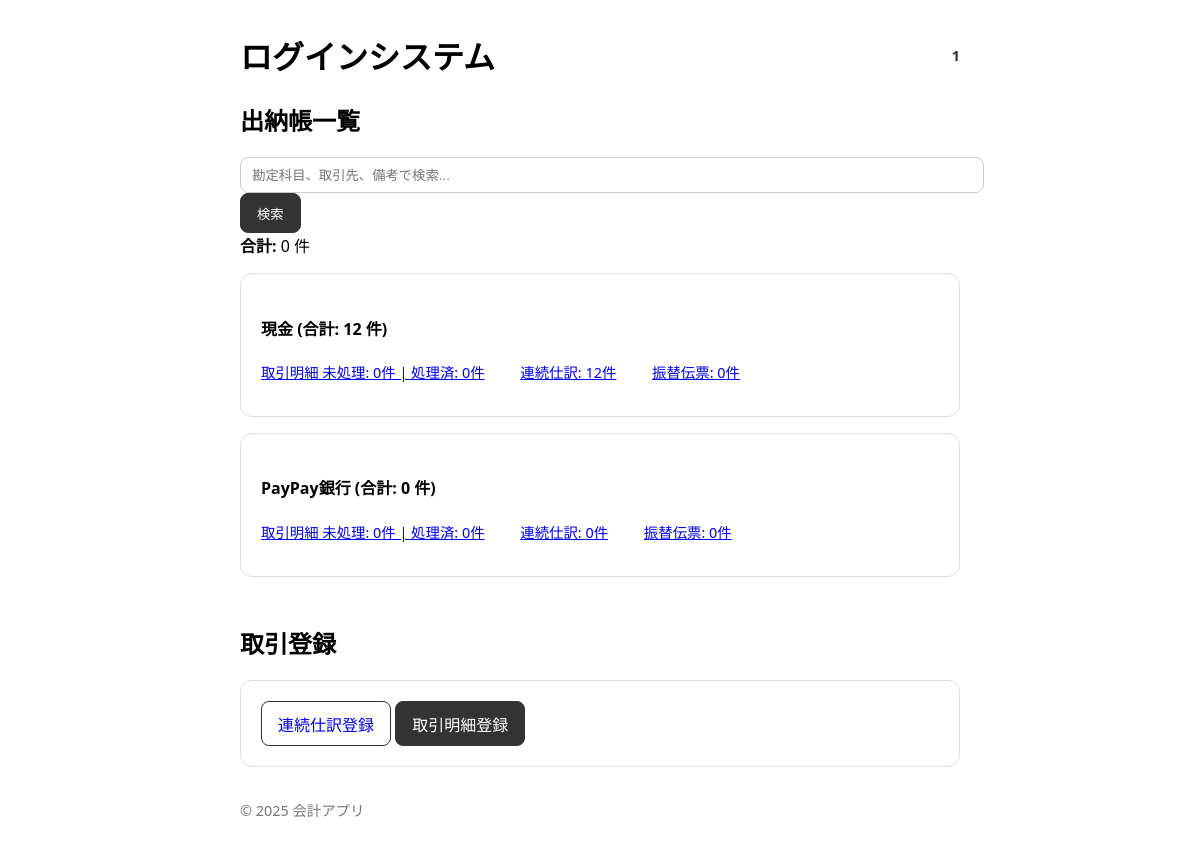
The app's page /accounting/cash-books (signed in) with its own data.
### models.py (models this page shows, shortened)
class Base(declarative_base()):
    __abstract__ = True
    pass

class Account(Base):
    __tablename__ = 'accounts'
    id = Column(Integer, primary_key=True)
    organization_id = Column(Integer, ForeignKey('organizations.id'), nullable=False)
    account_name = Column(String(255), nullable=False)
    account_type = Column(String(50), nullable=False)
    display_name = Column(String(255))
    bank_name = Column(String(255))
    branch_name = Column(String(255))
    account_number = Column(String(50))
    account_item_id = Column(Integer, ForeignKey('account_items.id'))
    memo = Column(Text)
    is_visible_in_list = Column(Boolean, default=True, nullable=False)

### blueprints/cash_books.py (the view, shortened to what this page needs)
@bp.route('/cash-books', methods=['GET'])
def cash_books_list():
    db = SessionLocal()
    try:
        accounts = db.query(Account).filter(
            Account.is_visible_in_list.is_(True)
        ).order_by(Account.id.asc()).all()
        grouped_cash_books = {}
        search_query = request.args.get('search', '', type=str)
        account_stats = {}
        for account in accounts:
            query = db.query(CashBook).filter(
                CashBook.organization_id == account.organization_id,
                CashBook.payment_account == account.account_name,
            )
            items = query.order_by(CashBook.transaction_date.desc()).all()
            grouped_cash_books[account.account_name] = items
            from sqlalchemy import func
            account_item_ids = []
            if account.account_item_id:
                account_item_ids.append(account.account_item_id)
            else:
                if account.account_name == '現金':
                    account_item_ids.append(1)  # 現金
                elif account.account_name in ['三井住友銀行', '三菱ＵＦＪ銀行']:
                    account_item_ids.append(2)  # 普通預金 など、必要に応じて調整
            batch_count = db.query(func.count(func.distinct(GeneralLedger.source_id))).filter(
                GeneralLedger.organization_id == account.organization_id,
                GeneralLedger.source_type.in_(['batch_entry', 'batch_entry_net', 'batch_entry_tax']),
                ((GeneralLedger.debit_account_item_id.in_(account_item_ids)) |
                 (GeneralLedger.credit_account_item_id.in_(account_item_ids)))
            ).scalar() or 0 if account_item_ids else 0
            transaction_ids = db.query(func.distinct(GeneralLedger.source_id)).filter(
                GeneralLedger.organization_id == account.organization_id,
                GeneralLedger.source_type == 'imported_transaction',
                ((GeneralLedger.debit_account_item_id.in_(account_item_ids)) |
                 (GeneralLedger.credit_account_item_id.in_(account_item_ids)))
            ).all() if account_item_ids else []
            transaction_ids = [t[0] for t in transaction_ids if t[0] is not None]
            transaction_unprocessed_count = db.query(func.count(ImportedTransaction.id)).filter(
                ImportedTransaction.id.in_(transaction_ids),
                ImportedTransaction.status == 0
            ).scalar() or 0 if transaction_ids else 0
            transaction_processed_count = db.query(func.count(ImportedTransaction.id)).filter(
                ImportedTransaction.id.in_(transaction_ids),
                ImportedTransaction.status == 1
            ).scalar() or 0 if transaction_ids else 0
            journal_count = db.query(func.count(func.distinct(GeneralLedger.source_id))).filter(
                GeneralLedger.organization_id == account.organization_id,
                GeneralLedger.source_type == 'journal_entry',
                ((GeneralLedger.debit_account_item_id.in_(account_item_ids)) |
                 (GeneralLedger.credit_account_item_id.in_(account_item_ids)))
            ).scalar() or 0 if account_item_ids else 0
            account_stats[account.account_name] = {
                'batch': batch_count,
                'transaction_unprocessed': transaction_unprocessed_count,
                'transaction_processed': transaction_processed_count,
                'journal': journal_count,
            }
        return render_template(
            'cash_books/list.html',
            accounts=accounts,
            grouped_cash_books=grouped_cash_books,
            account_stats=account_stats,
            search_query=search_query
        )
    finally:
        db.close()

### templates/cash_books/list.html (shortened to what this page needs)
{% extends "base.html" %}
{% block content %}
<h2>出納帳一覧</h2>
<div class="search-form">
    <form method="GET" action="{{ url_for('cash_books.cash_books_list') }}">
        <input type="text" name="search" placeholder="勘定科目、取引先、備考で検索..." value="{{ search_query }}">
        <button type="submit" class="btn btn-primary">検索</button>
    </form>
</div>
{% set total_transactions = 0 %}
{% for account_name, items in grouped_cash_books.items() %}
    {% set total_transactions = total_transactions + items|length %}
{% endfor %}
<div class="stats">
    <strong>合計:</strong> {{ total_transactions }} 件
</div>
{% for account in accounts %}
    {% if account.is_visible_in_list %}
    {% set account_items = grouped_cash_books.get(account.account_name, []) %}
    {% set stats = account_stats.get(account.account_name, {'batch': 0, 'transaction_unprocessed': 0, 'transaction_processed': 0, 'journal': 0}) %}
    {% set total_count = stats.batch + stats.transaction_unprocessed + stats.transaction_processed + stats.journal %}
    <div class="card mb-3">
        <div class="card-body">
            <h4 class="mb-2">{{ account.account_name }} (合計: {{ total_count }} 件)</h4>
            <p class="text-muted mb-0" style="font-size: 0.9rem;">
                <a href="{{ url_for('transactions.imported_transactions_list', account_item_id=account.account_item_id) }}" class="text-decoration-none">取引明細 未処理: {{ stats.transaction_unprocessed }}件 | 処理済: {{ stats.transaction_processed }}件</a>
                <a href="{{ url_for('cash_books.batch_create_cash_books_page', account_item_id=account.account_item_id) }}" class="text-decoration-none">連続仕訳: {{ stats.batch }}件</a>
                <a href="{{ url_for('journal_entries.journal_entries_list', account_item_id=account.account_item_id) }}" class="text-decoration-none">振替伝票: {{ stats.journal }}件</a>
            </p>
        </div>
    </div>
    {% endif %}
{% endfor %}
<h2 class="h4 mt-5 mb-3" style="margin-top: 3rem !important;">取引登録</h2>
<div class="card p-3">
    <a href="{{ url_for('cash_books.batch_create_cash_books_page') }}" class="btn btn-success btn-lg">連続仕訳登録</a>
    <a href="{{ url_for('transactions.imported_transactions_list') }}" class="btn btn-primary btn-lg mt-2">取引明細登録</a>
</div>
{% endblock %}

### templates/base.html (style rules this page uses)
body { font-family: system-ui,-apple-system,Segoe UI,Roboto,Helvetica,Arial,sans-serif; margin: 2rem; }
.card { border: 1px solid #ddd; border-radius: 12px; padding: 1.25rem; margin: 1rem 0; }
.btn { display: inline-block; padding: .6rem 1rem; border-radius: 8px; border: 1px solid #333; text-decoration: none; }
.btn-primary { background: #333; color: #fff; border-color: #333; }
input { width: 100%; padding: .6rem .7rem; border: 1px solid #ccc; border-radius: 8px; }

### records on screen
Account: account_name "現金", total_count "12", transaction_unprocessed "0", transaction_processed "0", batch "12", journal "0"
Account: account_name "PayPay銀行", total_count "0", transaction_unprocessed "0", transaction_processed "0", batch "0", journal "0"

### other values on screen
{{ session.get('user_name', '') }} "1"
{{ total_transactions }} "0"
{{ 2025 }} "2025"
